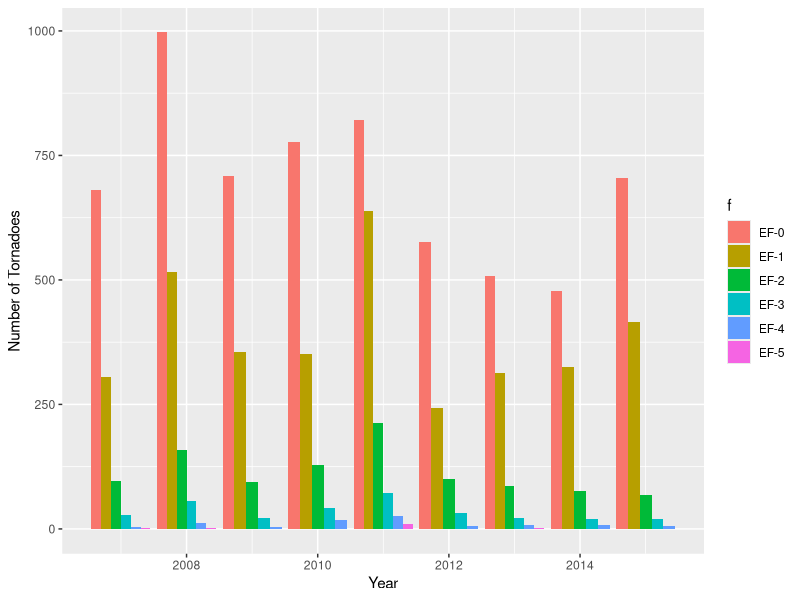
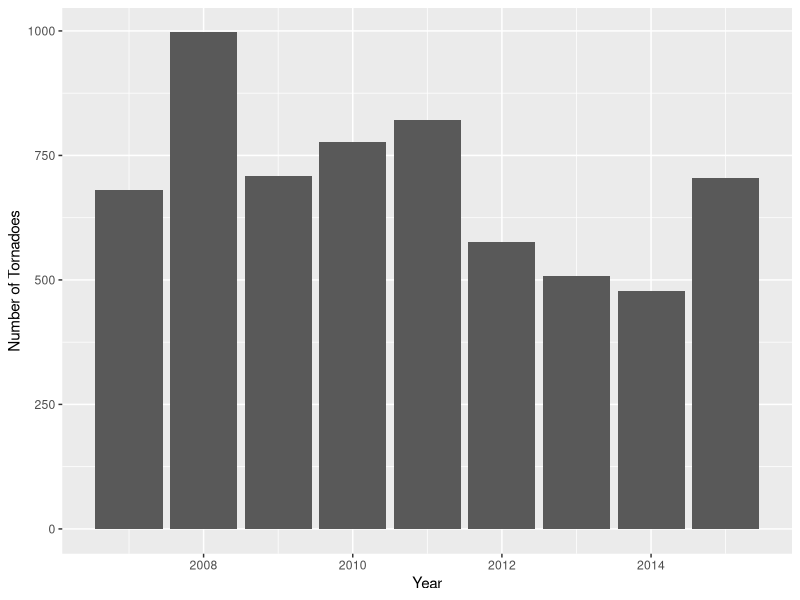
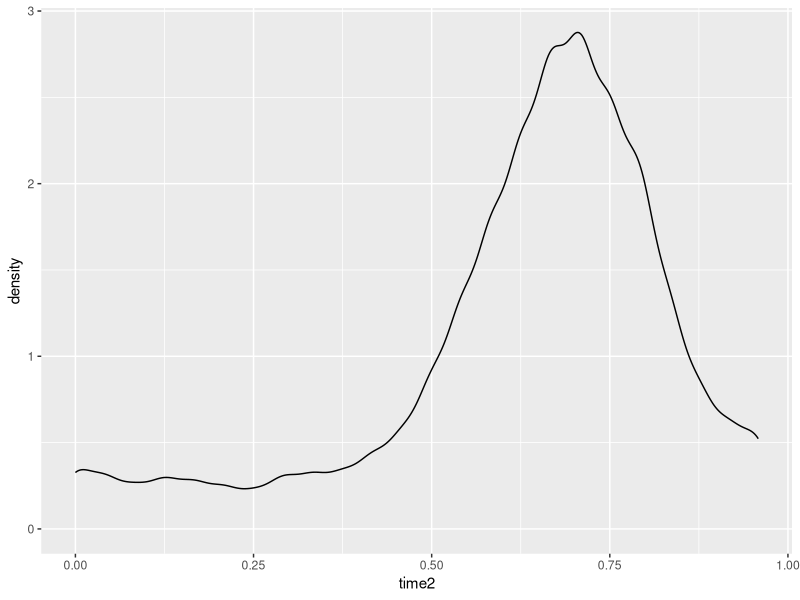

Write the R code that produced these figures, in order.
## ---- chunk 1
knitr::opts_chunk$set(echo = TRUE)
## ---- chunk 2
library(tidyverse)
tornado <- read.csv(file = 'tornado.csv')
## ---- chunk 3
d1<- tornado %>%  group_by(yr, f) %>%
     summarise(count = n())
d1

## ---- chunk 4
d1 <- d1 %>%
    pivot_wider(names_from = f, values_from = count)
d1[is.na(d1)] <- 0
d1
## ---- chunk 5
d1
## ---- chunk 6
d2 <- tornado %>%  group_by(yr, f) %>%
     summarise(count = n())
ggplot(d2, aes(yr, count , fill= f)) +
   geom_bar(stat="identity", position = "dodge") +
   labs(x= 'Year', y= 'Number of Tornadoes')
ggplot(d2, aes(yr, count)) +
   geom_bar(stat="identity", position = "dodge") +
   labs(x= 'Year', y= 'Number of Tornadoes')
## ---- chunk 7
tornado_data_sep <- tornado %>% 
  separate(time, into = c("hour", "min", "sec"), convert = TRUE)
## ---- chunk 8
tornado_data_sep <- tornado_data_sep %>% mutate(time2 = hour/24)

## ---- chunk 9
ggplot(tornado_data_sep, aes(x=time2)) + geom_density()
